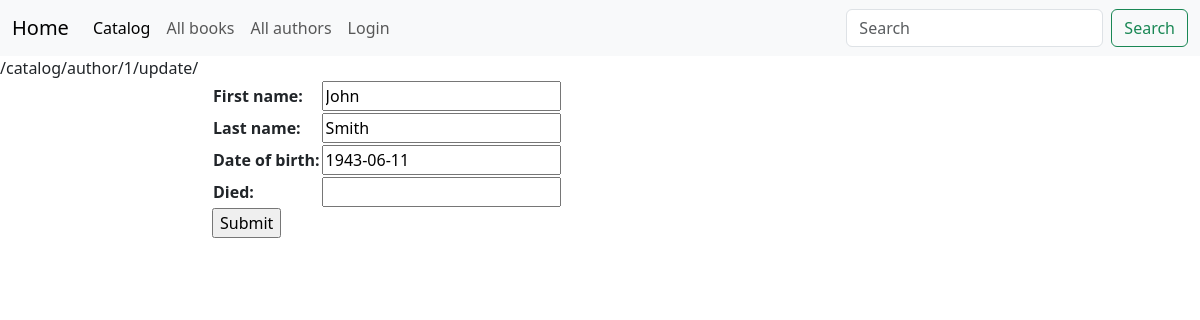
/catalog/author/1/update/, run on the app's committed database.
### catalog/models.py (models this page shows, shortened)
class Author(models.Model):
    first_name = models.CharField(max_length=100)
    last_name = models.CharField(max_length=100)
    date_of_birth = models.DateField(null=True, blank=True)
    date_of_death = models.DateField('Died', null=True, blank=True)

### catalog/views.py (the view)
# urls.py: re_path(r'^author/(?P<pk>\d+)/update/$', views.AuthorUpdate.as_view(), name='author_update'),
class AuthorUpdate(UpdateView):
    model = Author
    fields = ['first_name','last_name','date_of_birth','date_of_death']
    template_name = 'authors/author_form.html'

### catalog/templates/authors/author_form.html (shortened to what this page needs)
{% extends "base_generic.html" %}
{% block content %}
  <form action="" method="post">
      <table>
      {{ form.as_table }}
      </table>
      <input type="submit" value="Submit">
  </form>
{% endblock %}

### data on the page
Author: first_name "John", last_name "Smith", date_of_birth "1943-06-11"

### other printed values
{{ request.path }} "/catalog/author/1/update/"
